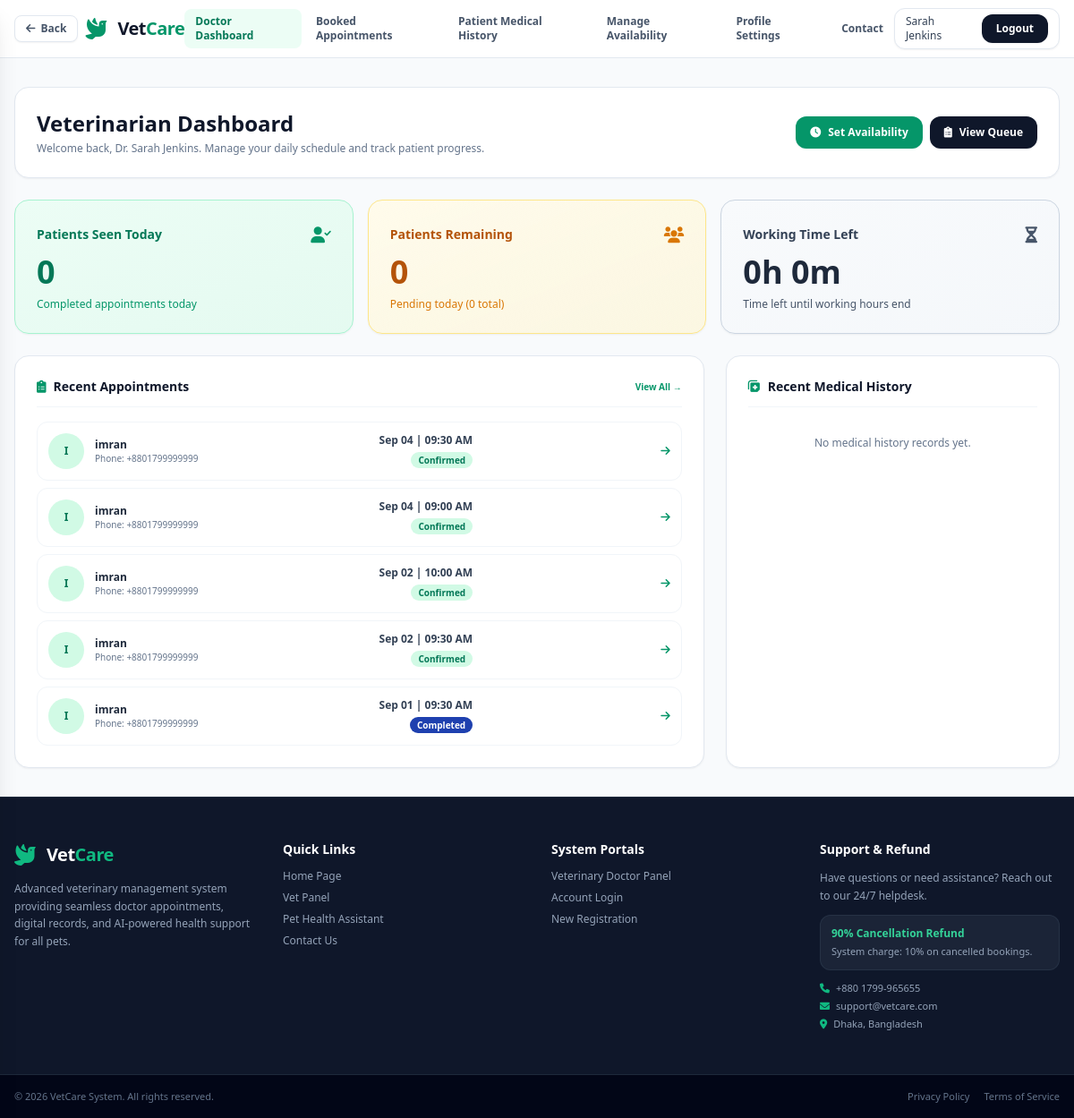
Before: /vet-dashboard/ (signed in) with the older database file.
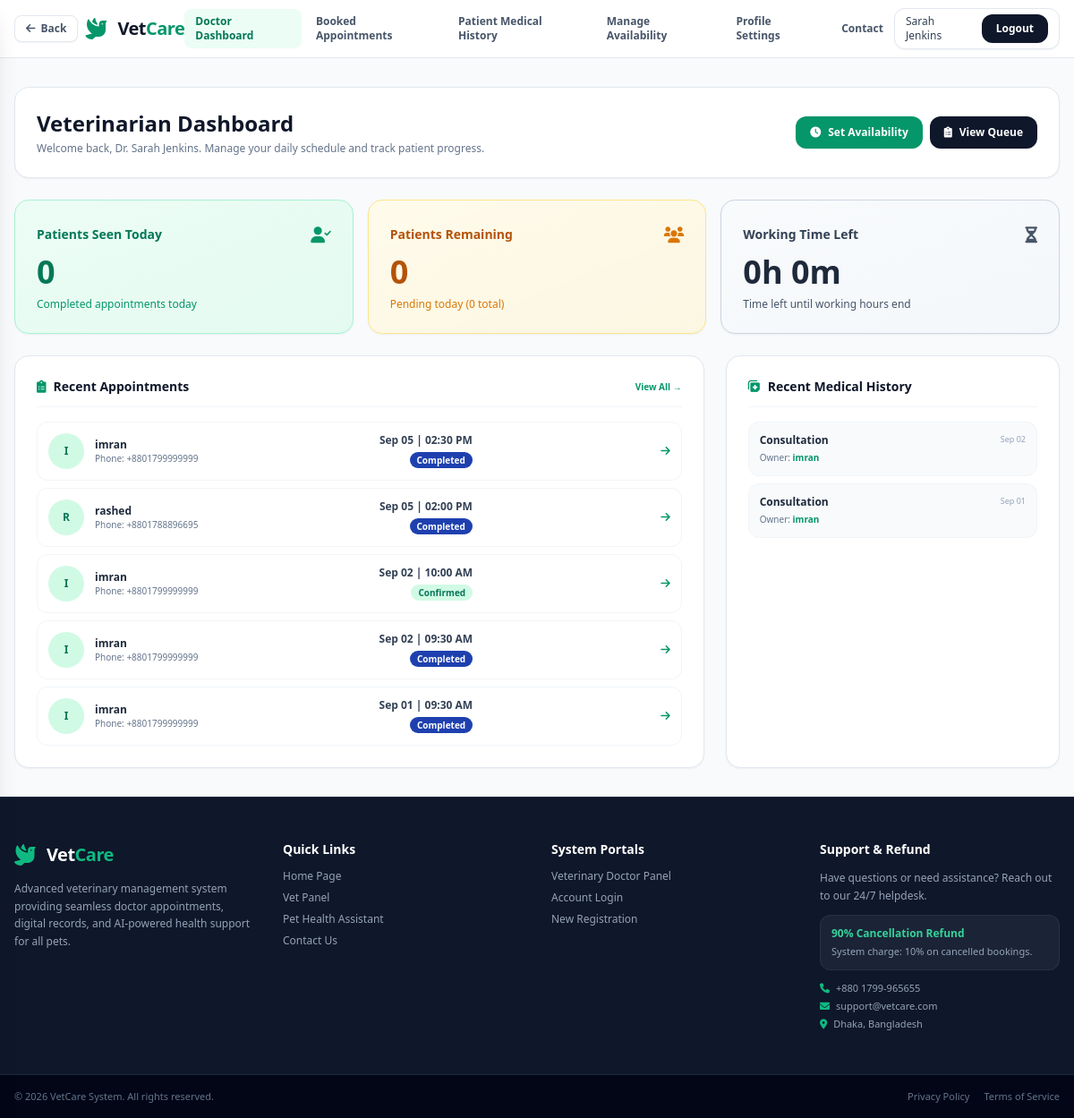
After: the same page with the newer database file.
### booking/models.py (models this page shows, shortened)
class Appointment(models.Model):
    STATUS_CHOICES = (
        ('PENDING', 'Pending'),
        ('CONFIRMED', 'Confirmed'),
        ('COMPLETED', 'Completed'),
        ('CANCELLED', 'Cancelled'),
    )
    patient = models.ForeignKey('patient.Patient', on_delete=models.CASCADE, related_name='appointments')
    doctor = models.ForeignKey('vet.Doctor', on_delete=models.CASCADE, related_name='appointments')
    date = models.DateField()
    time = models.TimeField()
    status = models.CharField(max_length=20, choices=STATUS_CHOICES, default='PENDING')
    fee = models.DecimalField(max_digits=8, decimal_places=2, default=1500.00)
    notes = models.TextField(blank=True)
    created_at = models.DateTimeField(auto_now_add=True)
    updated_at = models.DateTimeField(auto_now=True)
    class Meta:
        ordering = ['-date', '-time']

### patient/models.py (models this page shows, shortened)
class Patient(models.Model):
    user = models.OneToOneField(settings.AUTH_USER_MODEL, on_delete=models.CASCADE, related_name='patient_profile')
    pet_name = models.CharField(max_length=100)
    species = models.CharField(max_length=100)
    breed = models.CharField(max_length=100, blank=True)
    age = models.IntegerField(null=True, blank=True)
    weight = models.DecimalField(max_digits=5, decimal_places=2, null=True, blank=True)
    medical_history = models.TextField(blank=True)
    created_at = models.DateTimeField(auto_now_add=True)

class MedicalHistory(models.Model):
    patient = models.ForeignKey(Patient, on_delete=models.CASCADE, related_name='medical_histories')
    appointment = models.ForeignKey('booking.Appointment', on_delete=models.SET_NULL, null=True, blank=True, related_name='medical_histories')
    diagnosis = models.TextField()
    notes = models.TextField(blank=True)
    medical_suggestion = models.TextField(blank=True)
    medicines = models.TextField(blank=True)
    dosage = models.TextField(blank=True)
    frequency = models.CharField(max_length=100, blank=True)
    duration = models.CharField(max_length=100, blank=True)
    date = models.DateField()
    created_at = models.DateTimeField(auto_now_add=True)

### accounts/models.py (models this page shows, shortened)
class User(AbstractUser):
    ROLE_CHOICES = (
        ('PATIENT', 'Patient'),
        ('DOCTOR', 'Doctor'),
        ('ADMIN', 'Admin'),
    )
    role = models.CharField(max_length=20, choices=ROLE_CHOICES, default='PATIENT')
    phone = models.CharField(max_length=20, blank=True)
    country_code = models.CharField(max_length=5, default='+880', blank=True)
    address = models.TextField(blank=True)
    created_at = models.DateTimeField(auto_now_add=True)

### vet/views.py (the view)
# urls.py: path('vet-dashboard/', views.vet_dashboard, name='vet_dashboard'),
@login_required
def vet_dashboard(request):
    if request.user.role != 'DOCTOR':
        return render(request, '403.html', status=403)
    from django.utils import timezone
    from datetime import datetime, timedelta
    from patient.models import MedicalHistory
    try:
        doctor = request.user.doctor_profile
        all_appointments = doctor.appointments.filter(
            payment__status='PAID',
            status__in=['CONFIRMED', 'COMPLETED'],
        ).order_by('-date', '-time')
        my_patients = all_appointments.values_list('patient', flat=True).distinct()
        recent_medical_histories = MedicalHistory.objects.filter(
            patient_id__in=list(my_patients),
            appointment__doctor=doctor,
        ).select_related('patient', 'patient__user', 'appointment').order_by('-date', '-id')[:10]
    except Exception:
        doctor = None
        all_appointments = []
        recent_medical_histories = []
    today = timezone.now().date()
    today_appointments = all_appointments.filter(date=today) if doctor else []
    patients_seen_today = today_appointments.filter(status='COMPLETED').count()
    patients_remaining = today_appointments.exclude(status__in=['COMPLETED', 'CANCELLED']).count()
    total_today = today_appointments.count()
    if doctor:
        from vet.models import Availability
        today_weekday = today.weekday()
        today_slots = Availability.objects.filter(doctor=doctor, day_of_week=today_weekday, is_available=True).order_by('start_time')
        now_local = timezone.localtime(timezone.now())
        current_time = now_local.time()
        remaining_minutes = 0
        for slot in today_slots:
            if slot.start_time <= current_time < slot.end_time:
                remaining = datetime.combine(today, slot.end_time) - datetime.combine(today, current_time)
                remaining_minutes = int(remaining.total_seconds() / 60)
                break
        hours = remaining_minutes // 60
        minutes = remaining_minutes % 60
        working_time = f"{hours}h {minutes}m"
    else:
        working_time = "0h 0m"
    context = {
        'doctor': doctor,
        'appointments': all_appointments[:10],
        'patients_seen_today': patients_seen_today,
        'patients_remaining': patients_remaining,
        'working_time': working_time,
        'total_today': total_today,
        'recent_medical_histories': recent_medical_histories,
    }
    return render(request, 'vet_dashboard.html', context)

### vetcure/templates/vet_dashboard.html (shortened to what the changed rows need)
{% extends 'base.html' %}
{% block content %}
<div class="flex-grow max-w-7xl w-full mx-auto px-4 py-8 space-y-6">
    <div class="flex flex-col sm:flex-row sm:items-center justify-between gap-4 bg-white p-6 rounded-2xl border border-slate-200 shadow-sm">
        <div>
            <h1 class="text-2xl font-bold text-slate-900">Veterinarian Dashboard</h1>
        </div>
    </div>
    <div class="grid grid-cols-1 lg:grid-cols-3 gap-6">
        <div class="lg:col-span-2 bg-white rounded-2xl border border-slate-200 p-6 shadow-sm space-y-4">
            <div class="flex justify-between items-center border-b border-slate-100 pb-3">
                <h2 class="font-bold text-slate-900 text-sm flex items-center gap-2">
                    <i class="fa-solid fa-clipboard-list text-emerald-600"></i> Recent Appointments
                </h2>
            </div>
            <div class="space-y-2">
                {% for appointment in appointments %}
                <div class="flex items-center justify-between p-3 rounded-xl border border-slate-100 hover:bg-slate-50 transition">
                    <div class="flex items-center gap-3">
                        <div class="w-10 h-10 rounded-full bg-emerald-100 text-emerald-700 flex items-center justify-center font-bold text-xs">
                            {{ appointment.patient.user.get_full_name|first|upper }}
                        </div>
                        <div>
                            <p class="font-bold text-slate-800 text-xs">{{ appointment.patient.user.get_full_name }}</p>
                            <p class="text-[10px] text-slate-500">Phone: {{ appointment.patient.user.phone|default:"-" }}</p>
                        </div>
                    </div>
                    <div class="text-right">
                        <p class="font-semibold text-slate-700 text-xs">{{ appointment.date|date:"M d" }} | {{ appointment.time|time:"h:i A" }}</p>
                        {% if appointment.status == 'COMPLETED' %}
                        <span class="text-[10px] bg-blue-800 text-white px-2 py-0.5 rounded-full font-semibold">Completed</span>
                        {% elif appointment.status == 'CONFIRMED' %}
                        <span class="text-[10px] bg-emerald-100 text-emerald-700 px-2 py-0.5 rounded-full font-semibold">Confirmed</span>
                        {% elif appointment.status == 'CANCELLED' %}
                        <span class="text-[10px] bg-red-100 text-red-700 px-2 py-0.5 rounded-full font-semibold">Cancelled</span>
                        {% else %}
                        <span class="text-[10px] bg-amber-100 text-amber-700 px-2 py-0.5 rounded-full font-semibold">Pending</span>
                        {% endif %}
                    </div>
                    <a href="{% url 'vet_view_patient' appointment.id %}" class="text-emerald-600 hover:text-emerald-800 text-xs font-semibold ml-2">
                        <i class="fa-solid fa-arrow-right"></i>
                    </a>
                </div>
                {% empty %}
                <p class="text-slate-500 text-xs text-center py-4">No appointments yet.</p>
                {% endfor %}
            </div>
        </div>
        <div class="bg-white rounded-2xl border border-slate-200 p-6 shadow-sm space-y-4">
            <div class="flex justify-between items-center border-b border-slate-100 pb-3">
                <h2 class="font-bold text-slate-900 text-sm flex items-center gap-2">
                    <i class="fa-solid fa-notes-medical text-emerald-600"></i> Recent Medical History
                </h2>
            </div>
            <div class="space-y-2">
                {% for history in recent_medical_histories %}
                <a href="{% url 'vet_view_patient' history.appointment.id %}" class="block p-3 rounded-xl border border-slate-100 bg-slate-50 hover:bg-emerald-50 transition">
                    <div class="flex justify-between items-start mb-1">
                        <p class="font-bold text-slate-800 text-xs">{{ history.diagnosis|truncatewords:8 }}</p>
                        <span class="text-[9px] text-slate-400">{{ history.date|date:"M d" }}</span>
                    </div>
                    <p class="text-[10px] text-slate-500">Owner: <span class="font-semibold text-emerald-600">{{ history.patient.user.get_full_name }}</span></p>
                </a>
                {% empty %}
                <p class="text-slate-500 text-xs text-center py-4">No medical history records yet.</p>
                {% endfor %}
            </div>
        </div>
    </div>
</div>
{% endblock %}

Changed rows visible on the page:
no longer on this page (row edited): Appointment: patient.user.get_full_name|first "I", patient.user.get_full_name "imran", patient.user.phone "+8801799999999", date "Sep 04", time "09:30 AM", status "Confirmed"
no longer on this page (row edited): Appointment: patient.user.get_full_name|first "I", patient.user.get_full_name "imran", patient.user.phone "+8801799999999", date "Sep 04", time "09:00 AM", status "Confirmed"
added Appointment: patient.user.get_full_name|first "I", patient.user.get_full_name "imran", patient.user.phone "+8801799999999", date "Sep 05", time "02:30 PM", status "Completed"
added Appointment: patient.user.get_full_name|first "R", patient.user.get_full_name "rashed", patient.user.phone "+8801788896695", date "Sep 05", time "02:00 PM", status "Completed"
changed Appointment (number 4 of 5 on the later page): status "Confirmed" → "Completed"
added MedicalHistory: diagnosis "Consultation", date "Sep 02", patient.user.get_full_name "imran"
added MedicalHistory: diagnosis "Consultation", date "Sep 01", patient.user.get_full_name "imran"
Other visible differences:
text no longer shown: "No medical history records yet."
